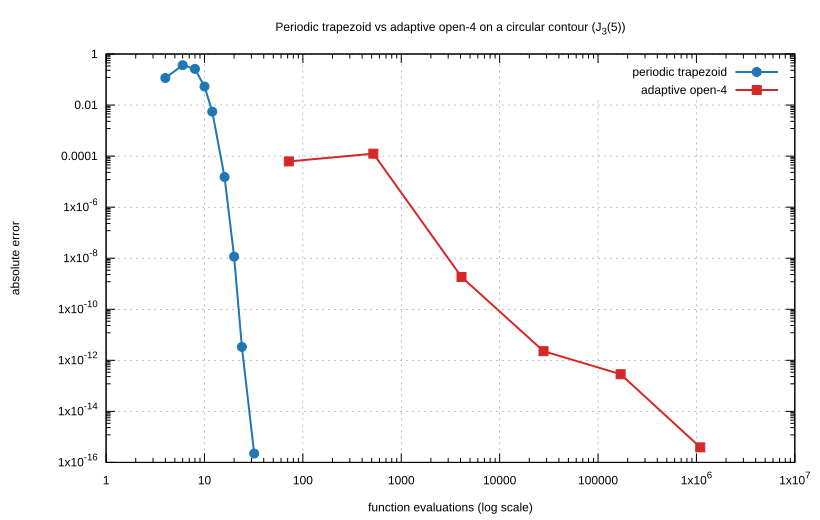

Recreate this plot in gnuplot.
set terminal svg size 820,520 background "white"
set output "plot_spectral.svg"
set title "Periodic trapezoid vs adaptive open-4 on a circular contour (J_3(5))"
set xlabel "function evaluations (log scale)"
set ylabel "absolute error"
set logscale xy
set grid
set key top right
plot \
    "spectral_trapezoid.data" u 1:2 w lp pt 7 ps 1.0 lw 2 lc rgb "#1f77b4" t "periodic trapezoid", \
    "spectral_adaptive.data"  u 1:2 w lp pt 5 ps 1.0 lw 2 lc rgb "#d62728" t "adaptive open-4"
